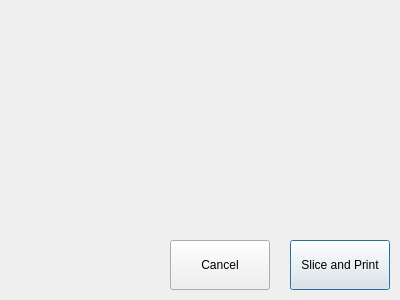
<?xml version="1.0" encoding="UTF-8"?>
<ui version="4.0">
 <class>SliceAndPrintDialog</class>
 <widget class="QDialog" name="SliceAndPrintDialog">
  <property name="geometry">
   <rect>
    <x>0</x>
    <y>0</y>
    <width>400</width>
    <height>300</height>
   </rect>
  </property>
  <property name="windowTitle">
   <string>Dialog</string>
  </property>
  <widget class="QPushButton" name="pushButton_2">
   <property name="geometry">
    <rect>
     <x>290</x>
     <y>240</y>
     <width>100</width>
     <height>50</height>
    </rect>
   </property>
   <property name="text">
    <string>Slice and Print</string>
   </property>
  </widget>
  <widget class="QPushButton" name="pushButton">
   <property name="geometry">
    <rect>
     <x>170</x>
     <y>240</y>
     <width>100</width>
     <height>50</height>
    </rect>
   </property>
   <property name="text">
    <string>Cancel</string>
   </property>
  </widget>
 </widget>
 <resources/>
 <connections/>
</ui>
